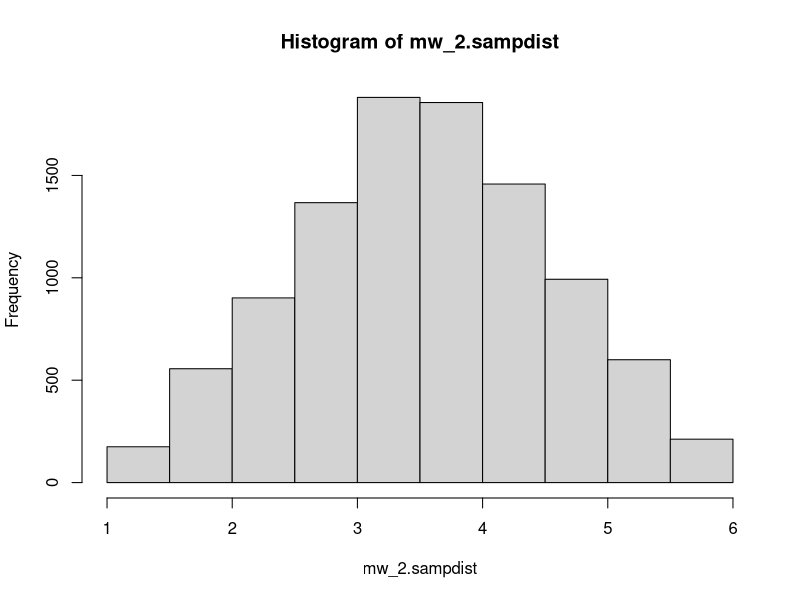
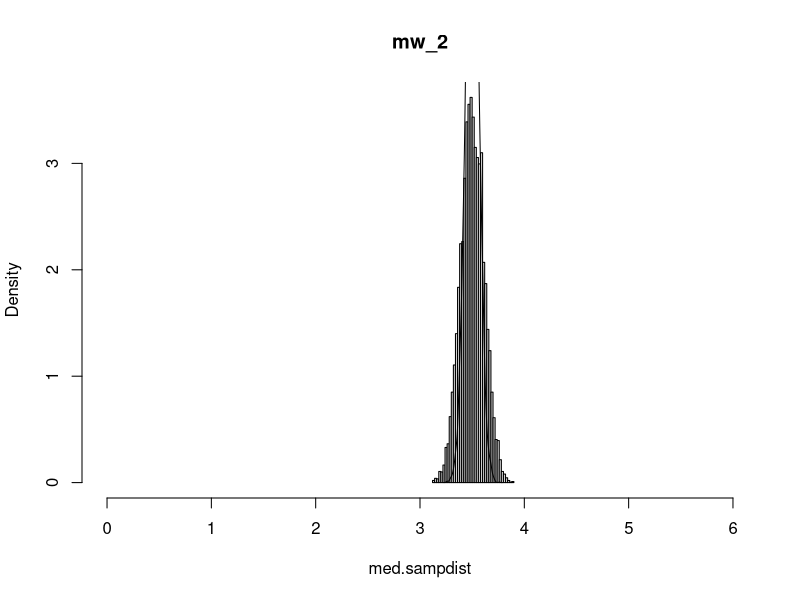

Write R code to recreate these figures, in order.
#Ein Schätzer (a.k.a. Statistik) ist eine Funktion der Stichprobe
mw = function(x){ 
  return (mean(x))
}

mw_2 = function(x){ 
  return (0.5*(x[1] + x[2]) + 1/length(x))
}

med = function(x){ 
  return (median(x))
}


mw.sampdist = med.sampdist = mw_2.sampdist = rep(NA, 10000)

n = 500
for (i in 1:length(mw.sampdist)){
  x = runif(n, 1, 6) #Erzeugung der Stichprobe, aus einer Verteilung
  #Frage was ist EW
  mw.sampdist[i] = mw(x)
  mw_2.sampdist[i] = mw_2(x)
  med.sampdist[i] = med(x)
}

#Erwartungstreue
hist(mw_2.sampdist)
mean(mw_2.sampdist) #Nein
mean(mw.sampdist)  #Ja
mean(med.sampdist)#JA

#MSE
theta = 3.5
mean((mw.sampdist - theta)^2)
mean((mw_2.sampdist - theta)^2)
mean((med.sampdist - theta)^2)
var(med.sampdist)

hist(med.sampdist, 30, xlim = c(0,6), main='mw_2', freq = FALSE)
lines(density(mw.sampdist))

mean(mw.sampdist)
mean(mw_2.sampdist)
